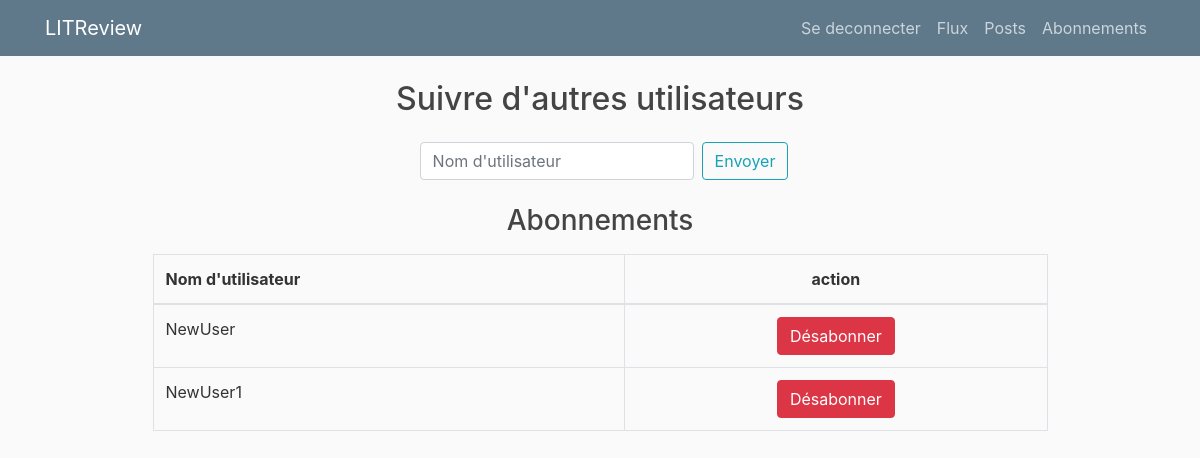
/abonnements/ (signed in), run on the app's committed database.
### review/models.py (models this page shows, shortened)
class UserFollows(models.Model):
    user = models.ForeignKey(
        to=settings.AUTH_USER_MODEL, on_delete=models.CASCADE,
        related_name='following')
    followed_user = models.ForeignKey(
        to=settings.AUTH_USER_MODEL, on_delete=models.CASCADE,
        related_name='followed_by')
    class Meta:
        unique_together = ('user', 'followed_user',)
        verbose_name = "Abonnement"
        verbose_name_plural = "Abonnements"

### review/views.py (the view, shortened to what this page needs)
# urls.py: path('abonnements/', views.abonnements, name='abonnements'),
@login_required
def abonnements(request):
    followers = UserFollows.objects.filter(user=request.user.id)
    context = {'followers': followers}
    return render(request, 'review/abonnement.html', context)

### review/templates/review/abonnement.html (shortened to what this page needs)
{% extends 'review/base.html' %}
{% load crispy_forms_tags %}
{% block content %}
    <div class="container">
        <div class="row justify-content-center">
            <h2 class="mb-4">Suivre d'autres utilisateurs</h2>
        </div>
        <form class="form-inline row justify-content-center" method="POST" action=" {% url 'abonnements' %} ">
            <input class="form-control rounded mx-2" type="search" placeholder="Nom d'utilisateur" aria-label="Search" name="search">
            <button class="btn btn-outline-info my-2 my-sm-0" type="submit">Envoyer</button>
        </form>
        <div class="container col-md-10">
            <div class="row justify-content-center">
                <h3 class="mt-4 mb-3">Abonnements</h3>
            </div>
            <table class="table table-bordered">
                <thead>
                  <tr >
                    <th>Nom d'utilisateur</th>
                    <th class="text-center">action</th>
                  </tr>
                </thead>
                <tbody>
                    {% if followers.exists %}
                        {% for follower in followers %}
                            <tr>
                                <td>{{ follower.followed_user.username }}</td>
                                <td class="text-center">
                                    <form action="{% url 'unfollow' to_unfollow_id=follower.followed_user.id %}" method="POST">
                                        <button class=" btn btn-danger" type="submit">Désabonner</button>
                                    </form>
                                </td>
                            </tr>
                        {% endfor %}
                    {% else %}
                        <tr>
                            <td colspan='2' class="text-center">
                                Abonnez-vous à un utilisateur en le cherchant dans la barre de navigation
                            </td>
                        </tr>
                    {% endif %}
                </tbody>
            </table>
        </div>
    </div>
{% endblock %}

### review/static/review/main.css (style rules this page uses)
body { background: #fafafa; color: #333333; margin-top: 5rem; }
h1, h2, h3, h4, h5, h6 { color: #444444; }

### data on the page
UserFollows: followed_user.username "NewUser"
UserFollows: followed_user.username "NewUser1"
